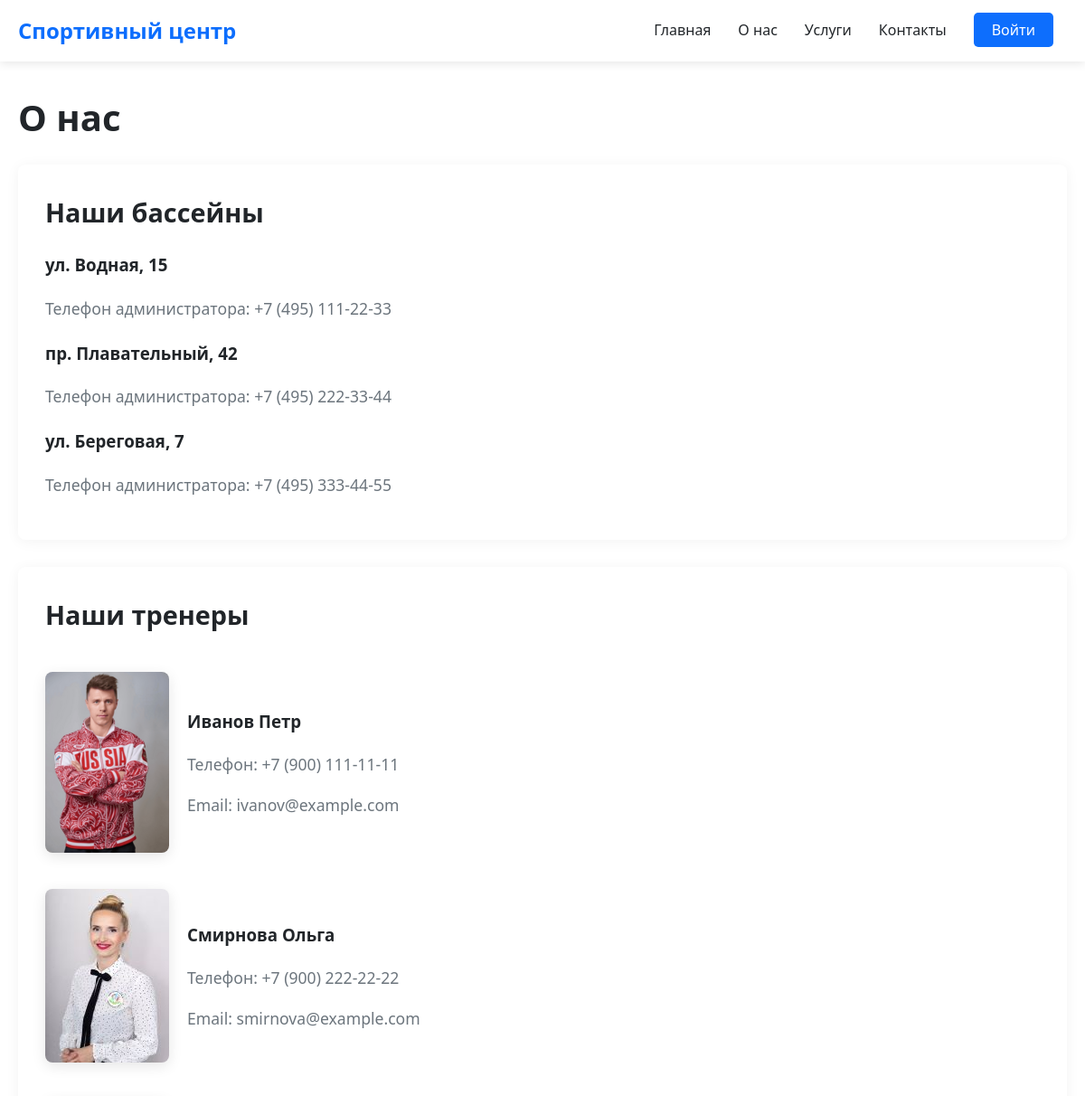
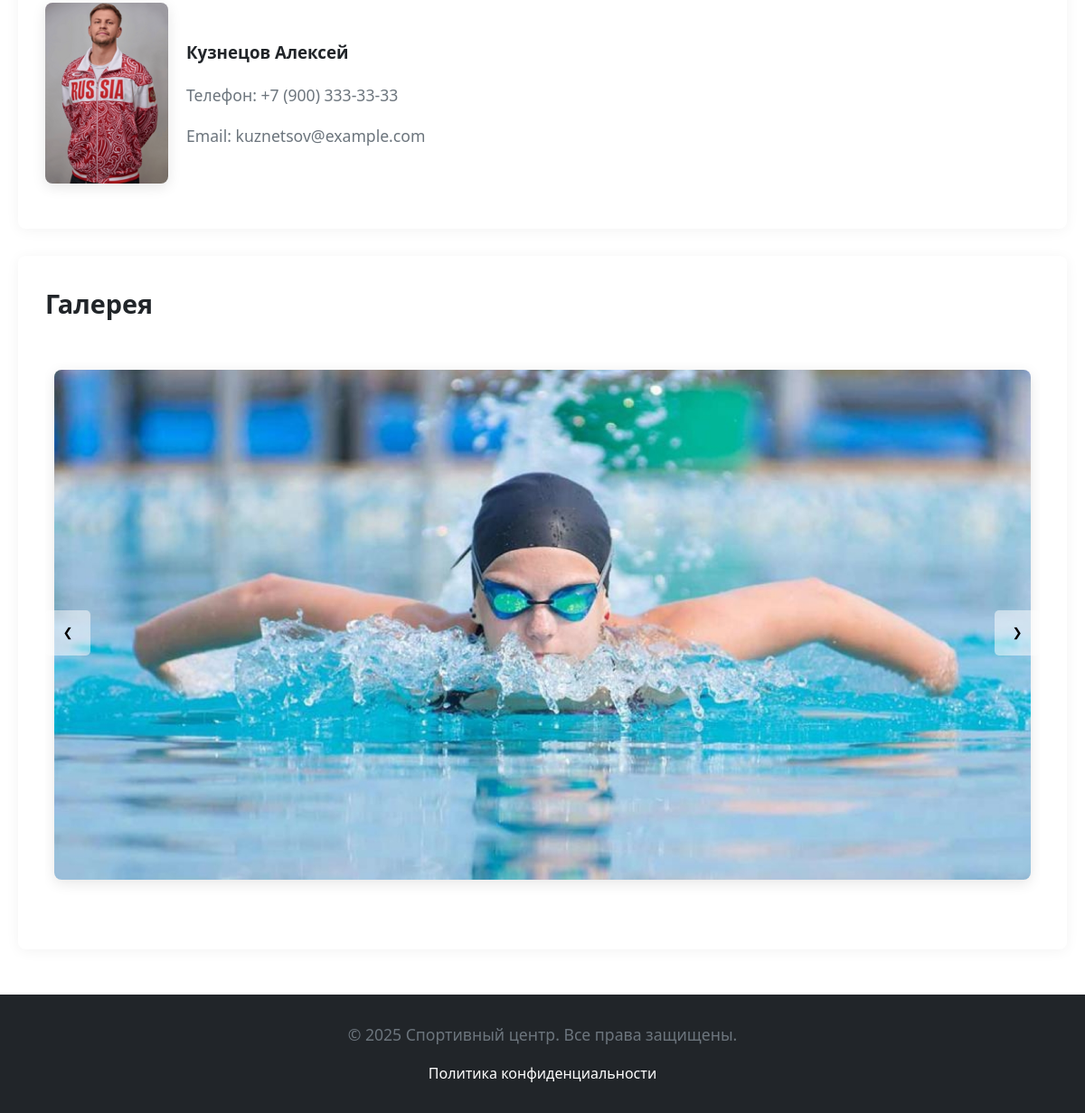
Screenshot of /t3/about.php with the database file from the repository (2 pictures, top to bottom).
### src/t3/about.php (the view, shortened to what this page needs)
<?php
$servername = "mysql";
$username = "root";
$password = "root";
$dbname = "Бассейн";
try {
    $conn = new PDO("mysql:host=$servername;dbname=$dbname;charset=utf8mb4", $username, $password);
    $conn->setAttribute(PDO::ATTR_ERRMODE, PDO::ERRMODE_EXCEPTION);
    $conn->setAttribute(PDO::ATTR_DEFAULT_FETCH_MODE, PDO::FETCH_ASSOC);
} catch (PDOException $e) {
    die("Ошибка подключения: " . $e->getMessage());
}
$stmtPools = $conn->query("SELECT * FROM Бассейны");
$pools = $stmtPools->fetchAll();
$stmtCoaches = $conn->query("SELECT * FROM Тренеры");
$coaches = $stmtCoaches->fetchAll();
$coachImages = [
    'Иванов Петр' => 'ivanov.png',
    'Смирнова Ольга' => 'smirnova.jpg',
    'Кузнецов Алексей' => 'kuznetsov.png',
];
?>
<!DOCTYPE html>
<html lang="ru">
<head>
</head>
<body>
<header>
    <div class="header-container">
        <div class="logo">Спортивный центр</div>
        <nav>
            <ul>
                <li><a href="../">Главная</a></li>
                <li><a href="about.php">О нас</a></li>
                <li><a href="services.php">Услуги</a></li>
                <li><a href="contact.php">Контакты</a></li>
                <li><a href="login.php" class="login-btn">Войти</a></li>
            </ul>
        </nav>
    </div>
</header>
<main>
    <div class="container">
        <h1>О нас</h1>
        <section>
            <h2>Наши бассейны</h2>
            <?php foreach ($pools as $pool): ?>
                <div class="item">
                    <h3><?php echo htmlspecialchars($pool['Адрес_бассейна']); ?></h3>
                    <p>Телефон администратора: <?php echo htmlspecialchars($pool['Телефон_администратора']); ?></p>
                </div>
            <?php endforeach; ?>
        </section>
        <section>
            <h2>Наши тренеры</h2>
            <?php foreach ($coaches as $coach): ?>
                <div class="item" style="display: flex; align-items: center;">
                    <?php
                    $fullName = htmlspecialchars($coach['Фамилия'] . ' ' . $coach['Имя']);
                    $imageSrc = 'images/default_coach.jpg';
                    if (array_key_exists($fullName, $coachImages)) {
                        $imageSrc = $coachImages[$fullName];
                    }
                    ?>
                    <img src="<?php echo $imageSrc; ?>" alt="Фото <?php echo $fullName; ?>" class="coach-photo" style='margin-right: 20px'>
                    <div>
                        <h3><?php echo $fullName; ?></h3>
                        <p>Телефон: <?php echo htmlspecialchars($coach['Телефон']); ?></p>
                        <p>Email: <?php echo htmlspecialchars($coach['Электронная_почта']); ?></p>
                    </div>
                </div>
            <?php endforeach; ?>
        </section>
        <section>
            <h2>Галерея</h2>
            <div class="carousel">
                <ul id="imageCarousel">
                    <li><img src="photo1.jpg" alt="Описание изображения 1"></li>
                </ul>
                <div class="carousel-controls">
                    <button class="carousel-button" onclick="moveSlide(-1)">&#10094;</button>
                    <button class="carousel-button" onclick="moveSlide(1)">&#10095;</button>
                </div>
            </div>
        </section>
    </div>
</main>
<footer>
    <div class="footer-container">
        <p>&copy; <?= date("Y"); ?> Спортивный центр. Все права защищены.</p>
        <a href="#">Политика конфиденциальности</a>
    </div>
</footer>
</body>
</html>

### src/t3/about.php (style rules this page uses)
:root { --primary-color: #0d6efd; --secondary-color: #6c757d; --dark-color: #212529; --light-color: #f8f9fa; --white: #ffffff; --gray: #e9ecef; --hover-color: #0b5ed7; }
body { font-family: 'Segoe UI', Roboto, 'Helvetica Neue', Arial, sans-serif; line-height: 1.6; margin: 0; padding: 0; background-color: var(--white); color: var(--dark-color); }
header { background: var(--white); padding: 15px 0; box-shadow: 0 2px 10px rgba(0, 0, 0, 0.1); position: sticky; top: 0; z-index: 1000; }
.header-container { max-width: 1200px; margin: 0 auto; display: flex; justify-content: space-between; align-items: center; padding: 0 20px; }
.logo { font-size: 24px; font-weight: 700; color: var(--primary-color); text-decoration: none; }
nav ul { list-style-type: none; padding: 0; margin: 0; display: flex; }
nav ul li { margin: 0 15px; }
nav ul li a { color: var(--dark-color); text-decoration: none; font-weight: 500; transition: color 0.3s; padding: 5px 0; position: relative; }
nav ul li a:after { content: ''; position: absolute; width: 0; height: 2px; background: var(--primary-color); bottom: 0; left: 0; transition: width 0.3s; }
.login-btn { background: var(--primary-color); color: var(--white); padding: 8px 20px; border-radius: 5px; transition: background 0.3s; }
main { max-width: 1200px; margin: 30px auto; padding: 0 20px; }
section { background: var(--white); border-radius: 8px; padding: 30px; margin-bottom: 30px; box-shadow: 0 2px 15px rgba(0, 0, 0, 0.05); }
h1 { font-size: 2.5rem; margin: 0 0 20px; color: var(--dark-color); font-weight: 700; }
h2 { font-size: 1.8rem; margin: 0 0 20px; color: var(--dark-color); font-weight: 600; }
p { margin: 0 0 15px; color: var(--secondary-color); font-size: 1.1rem; line-height: 1.7; }
ul { padding-left: 20px; }
ul li { margin-bottom: 10px; color: var(--secondary-color); }
footer { background: var(--dark-color); color: var(--white); text-align: center; padding: 30px 0; margin-top: 50px; }
.footer-container { max-width: 1200px; margin: 0 auto; padding: 0 20px; }
footer a { color: var(--white); text-decoration: none; transition: color 0.3s; }
img { max-width: 100%; border-radius: 8px; margin: 20px 0; box-shadow: 0 4px 15px rgba(0, 0, 0, 0.1); }
.carousel { position: relative; overflow: hidden; display: flex; justify-content: center; align-items: center; }
.carousel ul { display: flex; padding: 0; margin: 0; transition: transform 0.5s ease; }
.carousel li { list-style: none; padding: 10px; }
.carousel-controls { position: absolute; top: 50%; left: 0; right: 0; display: flex; justify-content: space-between; transform: translateY(-50%); }
.carousel-button { background: rgba(255, 255, 255, 0.5); border: none; padding: 10px; cursor: pointer; border-radius: 5px; transition: background 0.3s; width: 50px; height: 50px; }

### rows the page displays
бассейны: Адрес_бассейна "ул. Водная, 15", Телефон_администратора "+7 (495) 111-22-33"
бассейны: Адрес_бассейна "пр. Плавательный, 42", Телефон_администратора "+7 (495) 222-33-44"
бассейны: Адрес_бассейна "ул. Береговая, 7", Телефон_администратора "+7 (495) 333-44-55"
тренеры: shows a picture, fullName "Иванов Петр", Телефон "+7 (900) 111-11-11", Электронная_почта "ivanov@example.com"
тренеры: shows a picture, fullName "Смирнова Ольга", Телефон "+7 (900) 222-22-22", Электронная_почта "smirnova@example.com"
тренеры: shows a picture, fullName "Кузнецов Алексей", Телефон "+7 (900) 333-33-33", Электронная_почта "kuznetsov@example.com"
